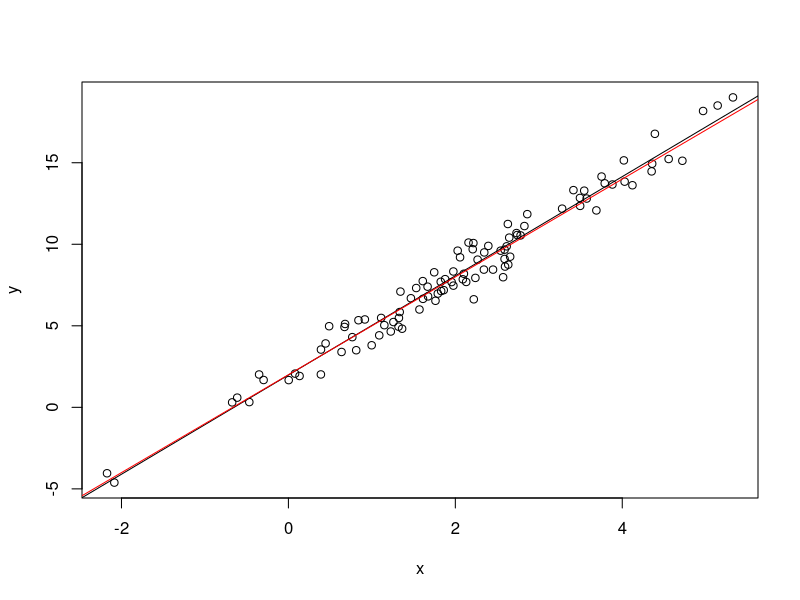
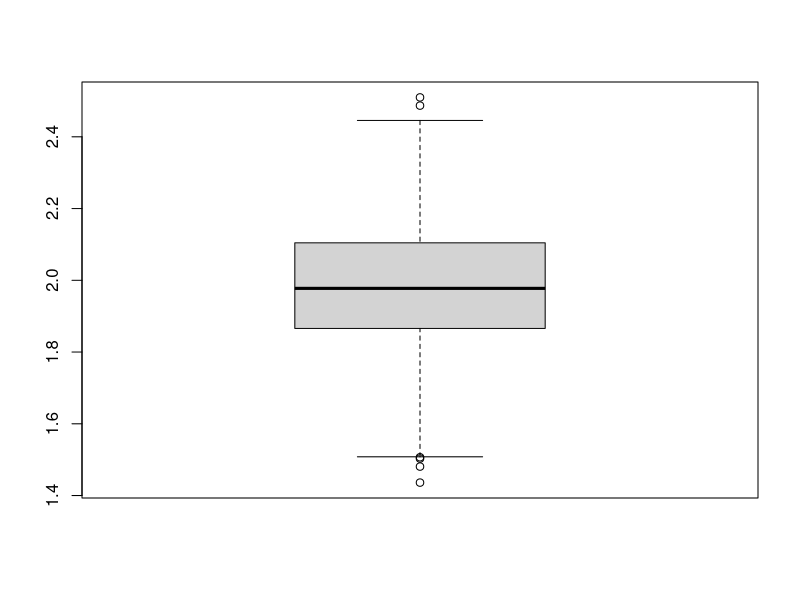
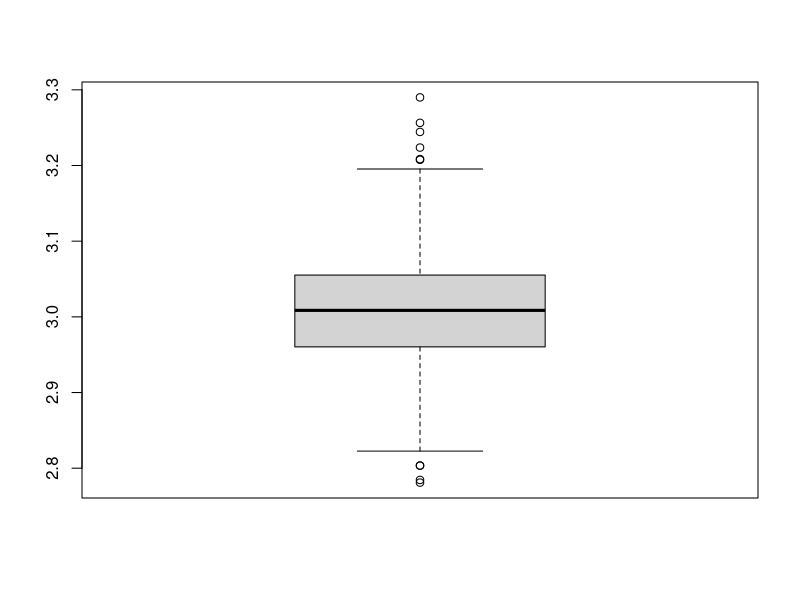

The R script that drew these images, in order:
#1
n <- 100
x <- rnorm(n,2,sqrt(2))
e <- rnorm(n)
y <- 2+3*x+e
plot(x,y)
lm.model <- lm(y~x)
abline(coef = c(lm.model$coefficients))
abline(coef = c(2,3),col="red")


#2
m <- 1000
coef1 <- rep(0,m)
coef2 <- rep(0,m)
for(i in 1:m){
        n <- 100
        x <- rnorm(n,2,sqrt(2))
        e <- rnorm(n)
        y <- 2+3*x+e
        lm.model <- lm(y~x)
        coef1[i] <- lm.model$coefficients[1]
        coef2[i] <- lm.model$coefficients[2]
}

boxplot(coef1)
boxplot(coef2)

mean <- c(mean(coef1),mean(coef2))  #均值
med <- c(median(coef1),median(coef2)) #中位数
mean
med
